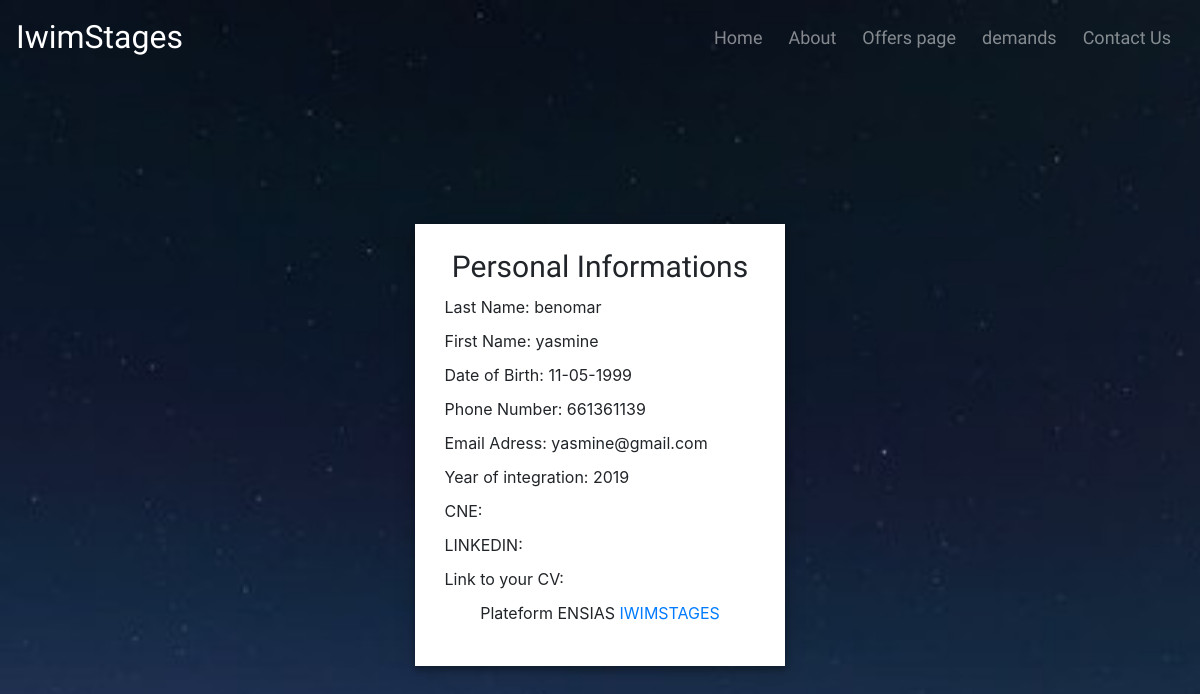
The app's page /student_profile/index.php?id=18, older data.
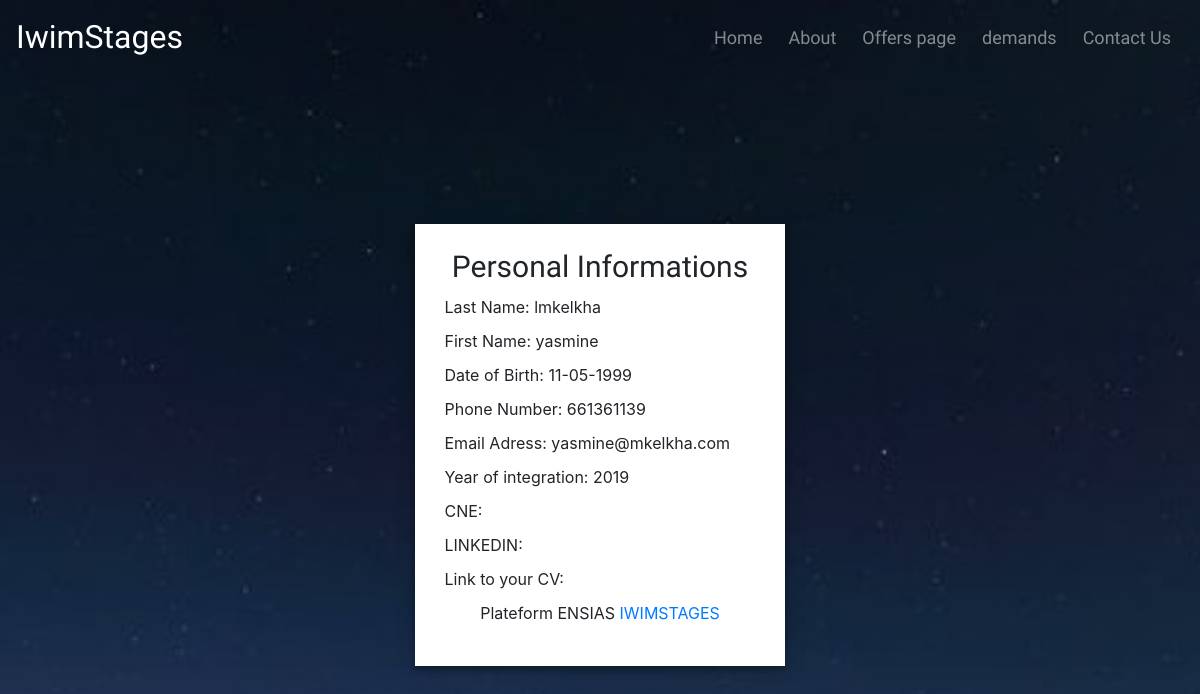
The same page, newer data.
### tables this page shows
CREATE TABLE IF NOT EXISTS `etudiant` (
  `et_id` int(9) NOT NULL AUTO_INCREMENT,
  `et_nom` varchar(20) DEFAULT NULL,
  `et_prenom` varchar(20) DEFAULT NULL,
  `et_email` varchar(30) DEFAULT NULL,
  `et_mdp` varchar(15) DEFAULT NULL,
  `et_annee` varchar(4) DEFAULT NULL,
  `et_naissance` varchar(20) DEFAULT NULL,
  `et_tele` int(11) DEFAULT NULL,
  `et_status` int(11) NOT NULL DEFAULT 0,
  `et_cne` int(10) DEFAULT NULL,
  `et_link` varchar(30) DEFAULT NULL,
  `et_cv` varchar(50) DEFAULT NULL,
  PRIMARY KEY (`et_id`)
);

### student_profile/index.php (the view, shortened to what this page needs)
<?php
    $host = 'localhost';
    $dbname = 'pfa';
    $username = 'root';
    $password = '';
    $et_id = $_GET['id'];
            try {
                $conn = new PDO("mysql:host=$host;dbname=$dbname", $username, $password);
            }
            catch (PDOException $e) {
              die("Impossible de se connecter à la base de données $dbname :" );
            }
            $query = "SELECT et_nom, et_prenom, et_naissance, et_tele, et_email, et_annee, et_cne, et_link, et_cv from etudiant where et_id = :et_id";
            $stmt = $conn-> prepare($query);
            $stmt->bindParam(':et_id', $et_id);
            $stmt->execute();
            $row = $stmt->fetch(PDO::FETCH_ASSOC);
?>
<!DOCTYPE html>
<html lang="en">
  <head>
    <link rel="stylesheet" href="https://stackpath.bootstrapcdn.com/bootstrap/4.4.1/css/bootstrap.min.css">
    <link rel="stylesheet" type="text/css" href="stylesheet.css">
  </head>
<body>
    <div class="header">
      <nav class="navbar navbar-expand-lg navbar-dark">
        <a class="navbar-brand" href="">IwimStages</a>
        <div class="collapse navbar-collapse" id="navbarSupportedContent">
          <ul class="navbar-nav ml-auto">
              <li class="nav-item">
                  <a class="nav-link" href="  ">Home</a>
              </li>
              <li class="nav-item">
                  <a class="nav-link" href="">About</a>
              </li>
              <li class="nav-item">
                  <a class="nav-link" href="http://yas/offers-page/">Offers page</a>
              </li>
              <li class="nav-item">
                  <a class="nav-link" href="http://yas/Student_demands/">demands</a>
              </li>
              <li class="nav-item">
                  <a class="nav-link" href="http://yas/contact_Admin/">Contact Us</a>
              </li>
            </ul>
        </div>
      </nav>
    </div>
<div class="bg">
<div class="container">
    <form id="contact" action="" method="post">
        <div class="title">
            <h3>Personal Informations</h3>
        </div>
        <fieldset>
             <label for="et_nom"> </label> <?php  echo "Last Name: " . $row['et_nom'] ?>
        </fieldset>
        <fieldset>
            <label for="et_prenom"> </label> <?php echo "First Name: " . $row['et_prenom']?>
        </fieldset>
        <fieldset>
            <label for="et_naissance"> </label> <?php echo "Date of Birth: " . $row['et_naissance']?>
        </fieldset>
        <fieldset>
            <label for="et_tele"> </label> <?php echo "Phone Number: " . $row['et_tele']?>
        </fieldset>
        <fieldset>
            <label for="et_email"> </label> <?php echo "Email Adress: " . $row['et_email']?>
        </fieldset>
        <fieldset>
            <label for="et_annee"> </label> <?php echo "Year of integration: " . $row['et_annee']?>
        </fieldset>
        <fieldset>
            <label for="et_cne"> </label> <?php echo "CNE: " . $row['et_cne']?>
        </fieldset>
        <fieldset>
            <label for="et_link"> </label> <?php echo "LINKEDIN: " . $row['et_link']?>
        </fieldset>
        <fieldset>
            <label for="et_cv"> </label> <?php echo "Link to your CV: " . $row['et_cv']?>
        </fieldset>
        <p class="other">Plateform ENSIAS <a href="homepage\index.html" target="_blank" title="IWIMSTAGES">IWIMSTAGES</a></p>
    </form>
</div>
</div>
</body>
</html>

Row changes from the older to the newer data that the page shows:
changed etudiant "yasmine": et_nom "benomar" → "lmkelkha"; et_email "yasmine@gmail.com" → "yasmine@mkelkha.com"
